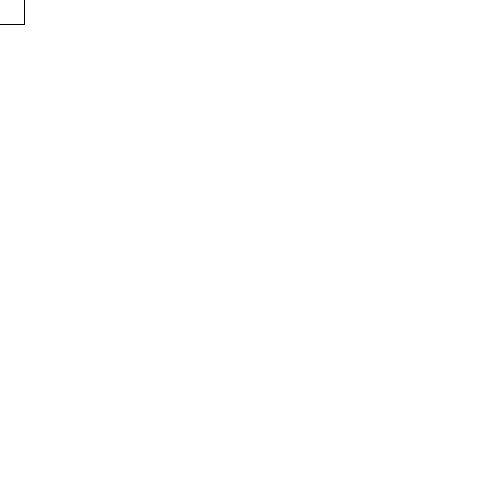
Frame 1 (no input)
Frame 60 (the mouse pressed at the canvas centre just before this capture): identical to frame 1, image omitted
Frame 120 (the mouse held since frame 60 and released just before this capture): blank canvas, image omitted

The Processing sketch that drew this single still picture (run headless with seeded random() and noise(); from frame 60 on, the mouse is pressed at the canvas centre):

// Processing sketch: processing_27059
// ── processing_27059.pde

int[] xP = new int[50];
int[] yP = new int[50];

void setup(){

 size(500, 500);
 smooth();

}

void draw() {
 background(255);

for (int i = 0; i < xP.length-1; i++){
 xP[i] = xP[i+1];
 yP[i] = yP[i+1];
}

xP[xP.length-1] = mouseX;
yP[yP.length-1] = mouseY;

for (int i = 0; i < xP.length; i++) {
 stroke(0);
 fill(255);
 rectMode(CENTER);
 rect(xP[i], yP[i], i, i);
}
}
